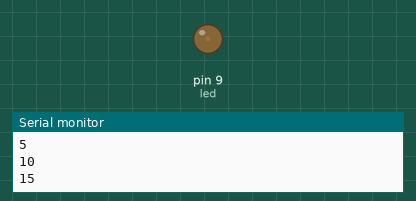
Simulated run of this sketch. Board: Arduino Uno, built with avr-gcc and run on an emulated ATmega328P. Parts: output pins drawn as LEDs (lit = HIGH), the last lines printed to the serial monitor.

Above: at 0.05 s.
At 0.5 s:
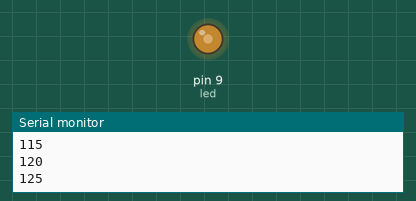
At 0.95 s:
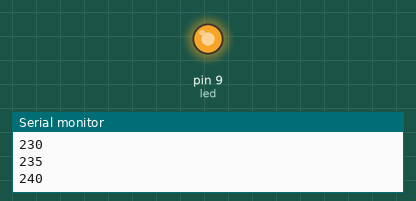
At 1.8 s:
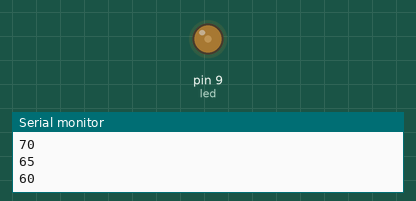
Timing chart, 0 to 4.7 s (numbered marks = the images above):
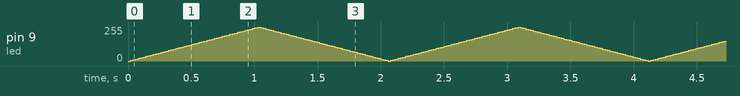

The sketch:

fade_LED.ino
```cpp
int led = 9;
int brightness = 0;
int fadeAmount = 5; // specifies the variable of the fade amount

void setup() {
  pinMode(led, OUTPUT);
  Serial.begin(9600); // starts the serial monitor
}

void loop() {
  analogWrite(led, brightness);

  brightness = brightness + fadeAmount;

  if (brightness <= 0 || brightness >= 255) {
    fadeAmount = -fadeAmount;
  }
  Serial.println(brightness); // prints the brightness of the led as it is fading in and out
  delay(20);
}
```
